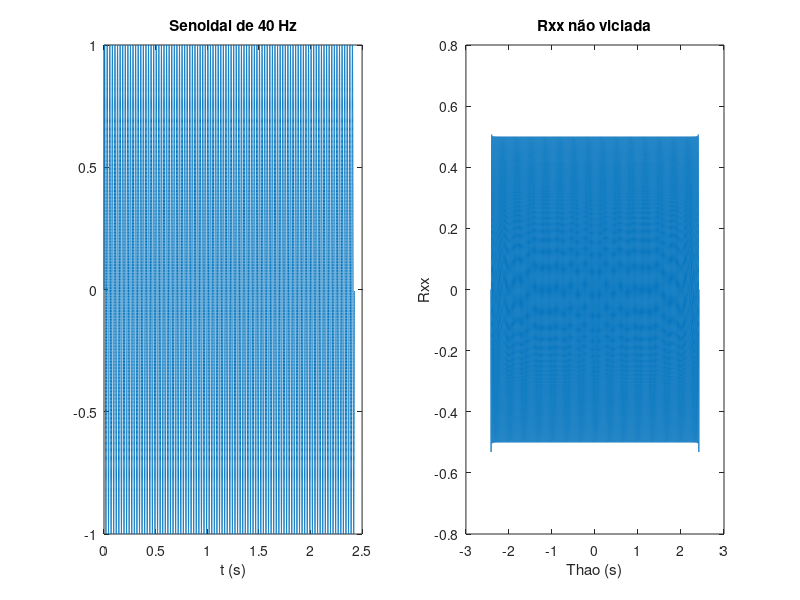
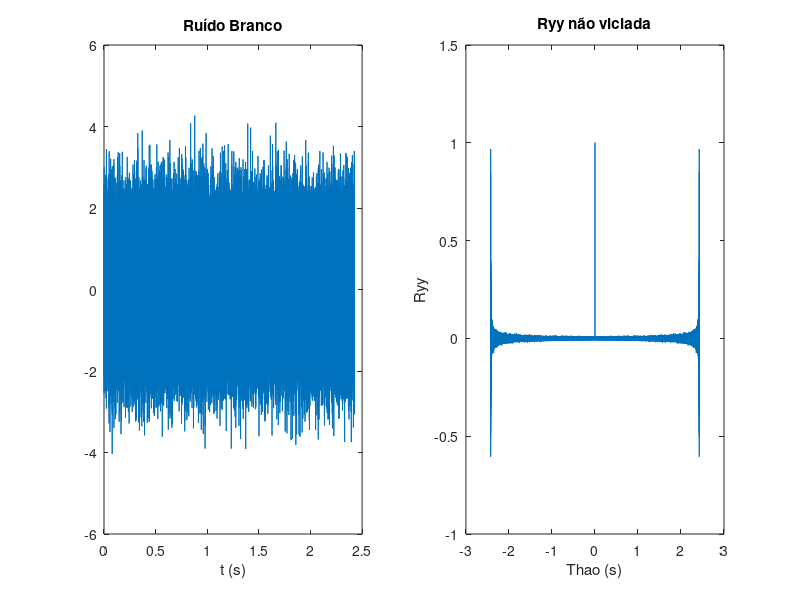
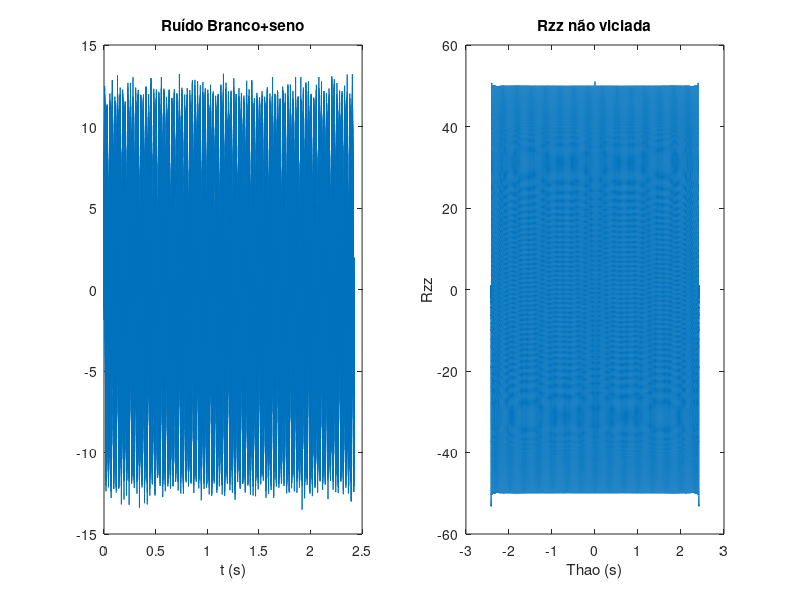
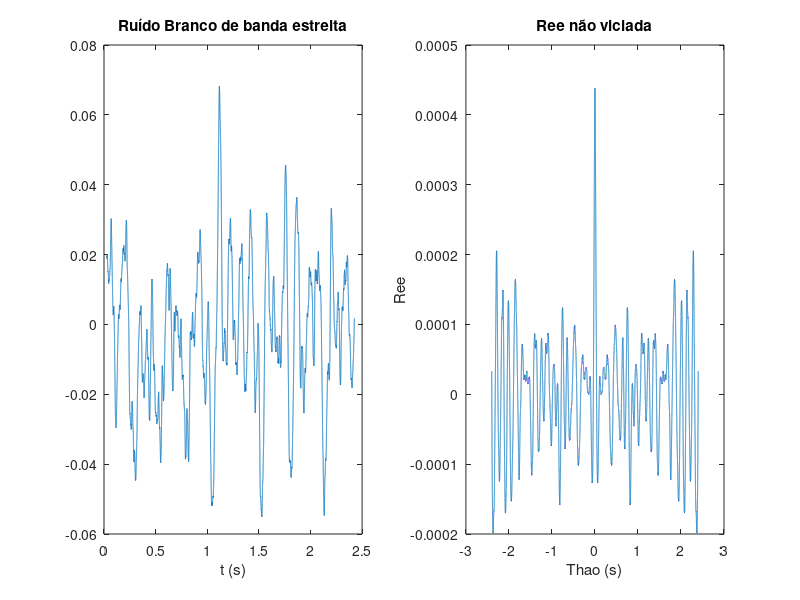

These figures' MATLAB source, in order:
%Exemplo Rxx, Espectro e Densidade Espectaral de Potência (PSD)
%%gerar um sinal senoidal de 40 Hz e realizar a análise no domínio da
%%frequência

clear all
close all
clc

f=40; %Hz
fs=1000*f; % freq. amostragem
ts=1/fs; % tempo de amostragem
L=97;%97 %número primo
N=L*fs/f; %fs/f=N/L; onde L número primo
t=[0:N-1]*ts;
T=t(end); %tempo do sinal em segundos
fase=0;
A=1; % amplitude em voltios (V)
x=A*sin(2*pi*f*t + fase);

%Estimador não viciado da função de autocorrelação Rxx
%+++++++Rxx(Thao)=E[x(t)x(t-Thao)]
%Rxx(0)=E[x(t)^2]=A^2/2;  Para A=1; Rxx(0)=1/2

%Rxx do seno
[Rxx_u, Lags]=xcorr (x,'unbiased');
Thao_u = Lags*ts;
figure
subplot(1,2,1)
plot(t,x) % ploto os primeiros 500 pontos do sinal no tempo
xlabel('t (s)')
title('Senoidal de 40 Hz')
subplot(1,2,2)
plot(Thao_u,Rxx_u)
xlabel('Thao (s)')
ylabel ('Rxx')
title ('Rxx não viciada')

%Ryy do ruido branco
y=randn(1,N);
[Ryy_u, Lags]=xcorr (y,'unbiased');
Thao_u = Lags*ts;
figure
subplot(1,2,1)
plot(t,y)
xlabel('t (s)')
title('Ruído Branco')
subplot(1,2,2)
plot(Thao_u,Ryy_u)
xlabel('Thao (s)')
ylabel ('Ryy')
title ('Ryy não viciada')

%======Rzz do Ruído Branco + Senoidal
z=10*x+y; %variar a RSR, mudando a amplitude do seno (x)
[Rzz_u, Lags]=xcorr (z,'unbiased');
Thao_u = Lags*ts;
figure
subplot(1,2,1)
plot(t,z)
xlabel('t (s)')
title('Ruído Branco+seno')
subplot(1,2,2)
plot(Thao_u,Rzz_u)
xlabel('Thao (s)')
ylabel ('Rzz')
title ('Rzz não viciada')

%====== Ree Ruído Branco de banda estreita
f1=10;
ordem=2;
[b a]=butter(ordem,f1/(fs/2));
aux=filter(b,a,y);
e=aux(1000:end);
[Ree_u, Lags]=xcorr (e,'unbiased');
Thao_u = Lags*ts;
figure
subplot(1,2,1)
plot(t(1000:end),e)
xlabel('t (s)')
title('Ruído Branco de banda estreita')
subplot(1,2,2)
plot(Thao_u,Ree_u)
xlabel('Thao (s)')
ylabel ('Ree')
title ('Ree não viciada')

%======histograma da amplitude do Ruído Branco de banda larga
f1=fs/20;
ordem=2;
[b a]=butter(ordem,f1/(fs/2));
l=filter(b,a,y);
[Rll_u, Lags]=xcorr (l,'unbiased');
Thao_u = Lags*ts;
figure
subplot(1,2,1)
plot(t,l)
xlabel('t (s)')
title('Ruído Branco de banda larga')
subplot(1,2,2)
plot(Thao_u,Rll_u)
xlabel('Thao (s)')
ylabel ('Rll')
title ('Rll não viciada')
